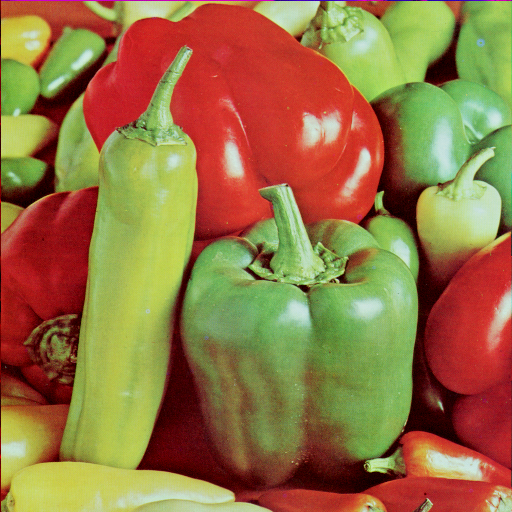
#> input picture TAI/TAI 1/tp1_tp2_images/tp1_exo4_exo5_peppers_color.bmp, 512 x 512 px, found by its file name; its folder holds 5 pictures in this run
$ jupyter execute TP1_Exo4_Geometric_And_Draw_Ops.ipynb
#> lines starting #> are read from the running program, lines starting #| are printed output that depends on the picture
# TP 1 — Exercice 4 : Manipulations simples sur des images numériques

Opérations sur `tp1_exo4_exo5_peppers_color.bmp` (`pepper.bmp`) :
1. Lecture de `im1` et extraction des dimensions `(h, w)`.
2. Redimensionnement à moitié taille (`im2`).
3. Découpage (crop) `[30:150, 200:400]` (`im3`).
4. Dessin d'un rectangle bleu et texte vert `"Mon rectangle"` (`im4`).
5. Rotation de 90° (`im5`) et flou Gaussien (`im6`).

[cell 1]
from pathlib import Path
import math
import time
import cv2
import numpy as np
import matplotlib.pyplot as plt

def find_project_root():
    cwd = Path.cwd().resolve()
    for candidate in (cwd, cwd.parent, cwd.parent.parent):
        if (candidate / "tp1_tp2_images").is_dir():
            return candidate
    raise FileNotFoundError(
        "Impossible de trouver le dossier 'tp1_tp2_images'. "
        "Lancez Jupyter depuis la racine TAI ou depuis tp1_labs / tp2_labs."
    )

ROOT_DIR = find_project_root()
IMG_DIR = ROOT_DIR / "tp1_tp2_images"
OUT_DIR = ROOT_DIR / "tp1_labs" / "outputs"
OUT_DIR.mkdir(parents=True, exist_ok=True)

def load_image(filename, flags=cv2.IMREAD_COLOR):
#> called with filename = 'tp1_exo4_exo5_peppers_color.bmp', flags = 1
    path = IMG_DIR / filename
    img = cv2.imread(str(path), flags)
#> img is the input picture: shape (512, 512, 3); mean B, G, R 66.5, 115.6, 149.8
    if img is None:
        raise FileNotFoundError(f"Image introuvable ou illisible: {path}")
    return img

def show_images(items, cols=3, figsize_per_cell=(5, 4)):
    n = len(items)
    rows = math.ceil(n / cols)
    fig, axes = plt.subplots(rows, cols, figsize=(cols * figsize_per_cell[0], rows * figsize_per_cell[1]))
    axes = np.atleast_1d(axes).ravel()
    for ax in axes[n:]:
        ax.axis("off")
    for ax, (title, img) in zip(axes, items):
        if img.ndim == 2:
            ax.imshow(img, cmap="gray", vmin=0, vmax=255)
        elif img.shape[2] == 3:
            ax.imshow(cv2.cvtColor(img, cv2.COLOR_BGR2RGB))
        elif img.shape[2] == 4:
            ax.imshow(cv2.cvtColor(img, cv2.COLOR_BGRA2RGBA))
        ax.set_title(title, fontsize=10)
        ax.axis("off")
    plt.tight_layout()
    plt.show()

print(f"ROOT_DIR : {ROOT_DIR}")
print(f"IMG_DIR  : {IMG_DIR} ({len(list(IMG_DIR.iterdir()))} images)")
print(f"OUT_DIR  : {OUT_DIR}")

[cell 2]
# 1) Lire l'image im1
im1 = load_image("tp1_exo4_exo5_peppers_color.bmp", cv2.IMREAD_COLOR)

# 2) Taille de im1 dans h et w
h, w = im1.shape[:2]
#> h = 512; w = 512
print(f"Dimensions de im1 : h = {h}, w = {w}")
#| Dimensions de im1 : h = 512, w = 512

# 3) Redimensionnement en divisant la taille par 2
im2 = cv2.resize(im1, (w // 2, h // 2), interpolation=cv2.INTER_AREA)
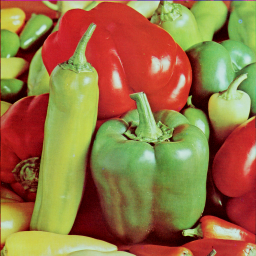
#> im2: shape (256, 256, 3); mean B, G, R 66.7, 115.7, 149.9

# 4) Cropper [y_start=30:y_end=150, x_start=200:x_end=400]
im3 = im1[30:150, 200:400].copy()
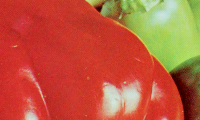
#> im3: shape (120, 200, 3); mean B, G, R 60.8, 89.6, 190

# 5) Copier im1 dans im4, dessiner rectangle bleu et texte vert
im4 = im1.copy()
cv2.rectangle(im4, (200, 30), (400, 150), (255, 0, 0), thickness=2)  # Bleu en BGR
cv2.putText(
    im4,
    "Mon rectangle",
    (200, 20),
    cv2.FONT_HERSHEY_SIMPLEX,
    0.7,
    (0, 255, 0),  # Vert en BGR
    2,
    cv2.LINE_AA,
)
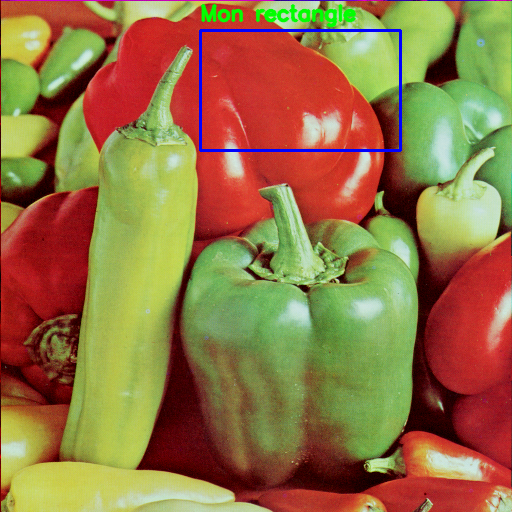
#> im4: shape (512, 512, 3); mean B, G, R 67.4, 115.4, 147.6

# 6) Rotation de 90°
im5 = cv2.rotate(im1, cv2.ROTATE_90_CLOCKWISE)
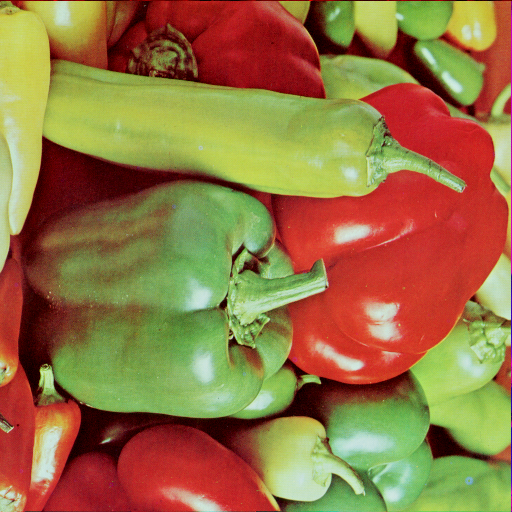
#> im5: shape (512, 512, 3); mean B, G, R 66.5, 115.6, 149.8

# 7) Flou Gaussien
im6 = cv2.GaussianBlur(im1, (7, 7), sigmaX=1.5)
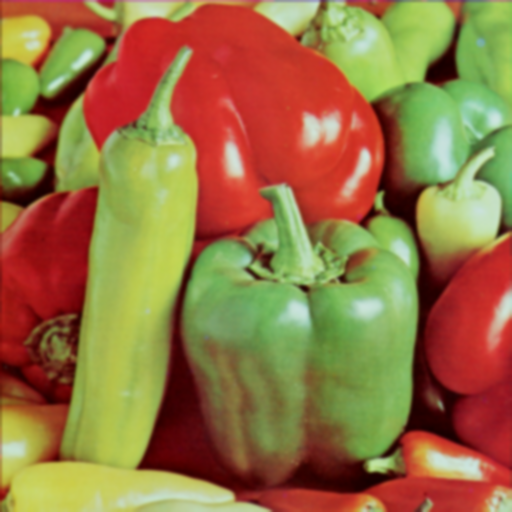
#> im6: shape (512, 512, 3); mean B, G, R 66.5, 115.8, 149.9

# 8) Affichage de toutes les images créées
show_images([
    (f"im1 Originale {im1.shape[:2]}", im1),
    (f"im2 Redimensionnée /2 {im2.shape[:2]}", im2),
    (f"im3 Crop {im3.shape[:2]}", im3),
    ("im4 Rectangle + Texte", im4),
    (f"im5 Rotation 90° {im5.shape[:2]}", im5),
    ("im6 Flou Gaussien", im6),
], cols=3)
#> in show_images, `plt.show()`:
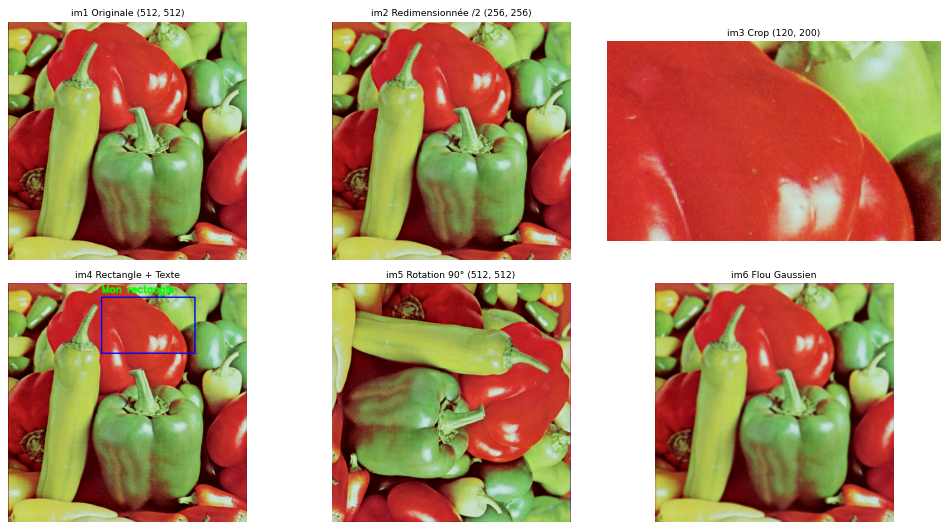
#> figure drawn by matplotlib, 6 panels
